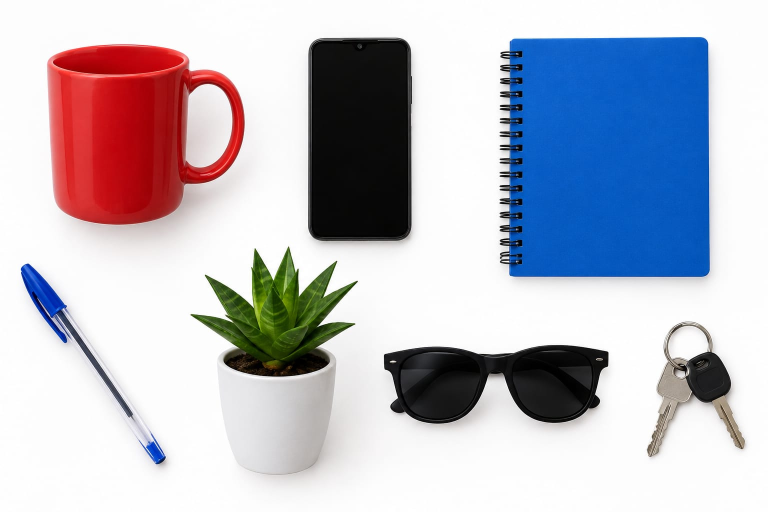
#> input picture TDE_OpenCV_Python/codigo_OPENCV_PYTHON/objetos.jpeg, 1536 x 1024 px (shown at 1/2 size)
$ python questao9.py
#> lines starting #> are read from the running program, lines starting #| are printed output that depends on the picture; after the words box and inside, x2 and y2 are one past the last pixel; in counts of white or black regions, pixels touching at a corner belong together
import cv2

imagem = cv2.imread("objetos.jpeg")
#> imagem is the input picture: shape (1024, 1536, 3); mean B, G, R 197.6, 186.4, 186.4

cinza = cv2.cvtColor(imagem, cv2.COLOR_BGR2GRAY)
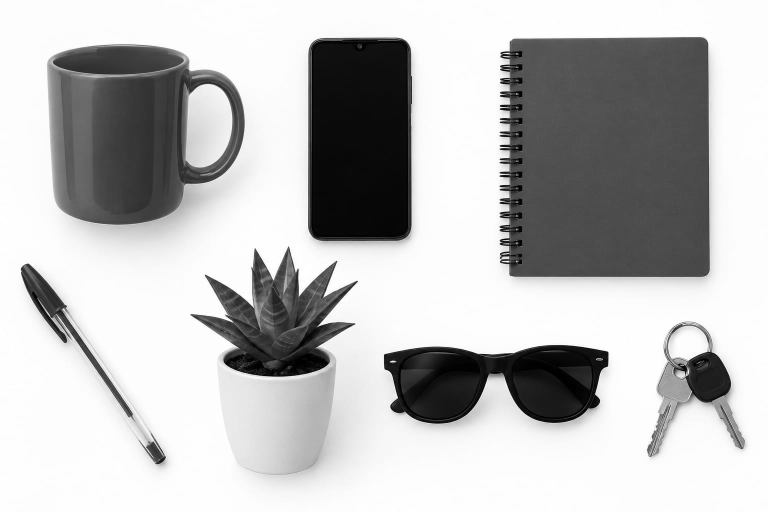
#> cinza: shape (1024, 1536) (shown at 1/2 size); min 0, max 255, mean 187.7

suave = cv2.blur(cinza, (5, 5))

_, binaria = cv2.threshold(
    suave,
    150,
    255,
    cv2.THRESH_BINARY_INV
)
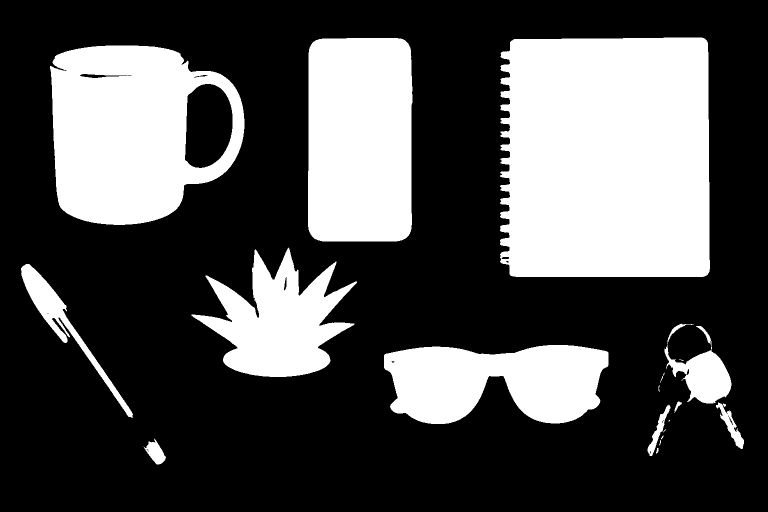
#> binaria: shape (1024, 1536) (shown at 1/2 size); 31.4% white; 24 white regions (8 under 20 px), largest, box (x1, y1, x2, y2) and area: (1000, 75, 1420, 554) 194189, (100, 91, 489, 450) 98661, (616, 76, 825, 483) 83193

kernel = cv2.getStructuringElement(
    cv2.MORPH_ELLIPSE,
    (21, 21)
)

binaria = cv2.morphologyEx(
    binaria,
    cv2.MORPH_CLOSE,
    kernel
)
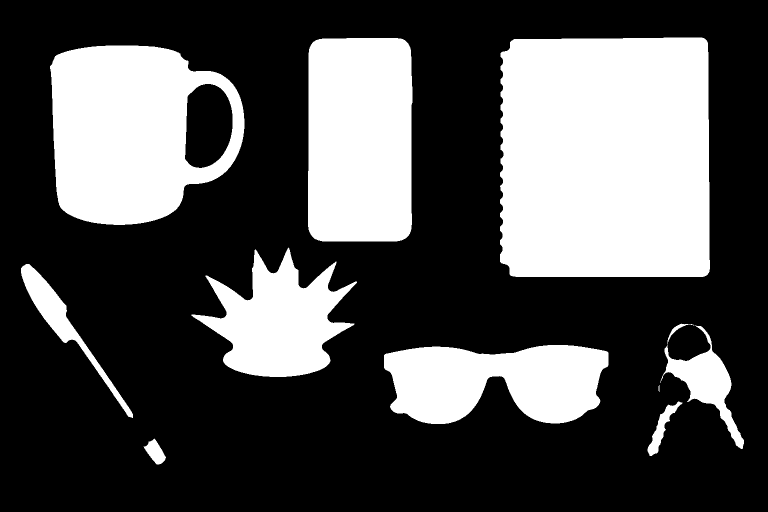
#> binaria: shape (1024, 1536) (shown at 1/2 size); 31.9% white; 11 white regions

contornos, _ = cv2.findContours(
    binaria,
    cv2.RETR_EXTERNAL,
    cv2.CHAIN_APPROX_SIMPLE
)
#> contornos = 11 contours, 1 with area under 20; largest, box (x1, y1, x2, y2) and area: (1000, 75, 1420, 554) 196266, (100, 91, 489, 450) 111644, (616, 76, 825, 483) 82624, (768, 690, 1217, 848) 52458, (383, 495, 714, 754) 44108

objetos = []

for contorno in contornos:

    area = cv2.contourArea(contorno)

    if area > 3000:
        objetos.append(contorno)
#> this loop made 11 passes
#> area on passes 1, 2, 4, 5, 6, 7, 8, 9, 10, 11: 1174.5, 1909, 52458, 10694, 231.5, 8884.5, 44107.5, 111644, 82624, 196265.5
#> after the loop, objetos = 7 contours; box (x1, y1, x2, y2) and area: (1000, 75, 1420, 554) 196266, (100, 91, 489, 450) 111644, (616, 76, 825, 483) 82624, (768, 690, 1217, 848) 52458, (383, 495, 714, 754) 44108, (1320, 651, 1488, 898) 10694, (42, 528, 266, 836) 8884

resultado = imagem.copy()

cv2.drawContours(
    resultado,
    objetos,
    -1,
    (0, 255, 0),
    2
)
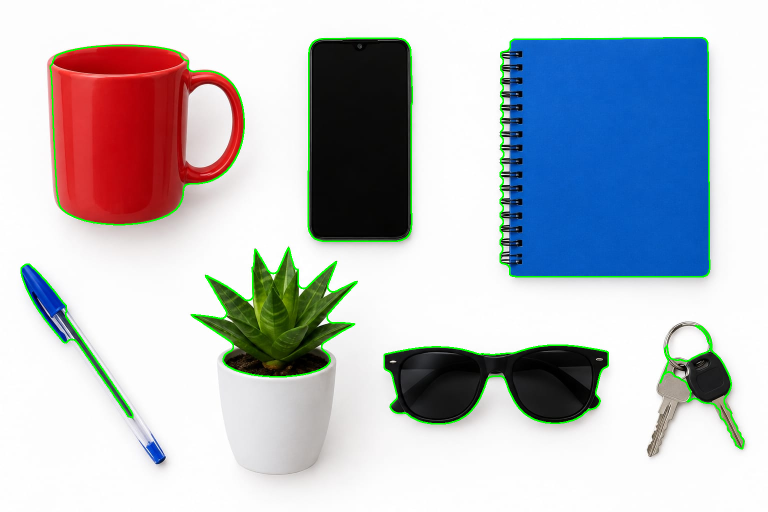
#> resultado: shape (1024, 1536, 3) (shown at 1/2 size); 1.79% of pixels changed, all inside (x1, y1, x2, y2) = (41, 74, 1489, 899)

print("Objetos detectados:", len(objetos))
#| Objetos detectados: 7

cv2.imshow("Imagem Binaria", binaria)
cv2.imshow("Objetos Detectados", resultado)

cv2.waitKey(0)
cv2.destroyAllWindows()
